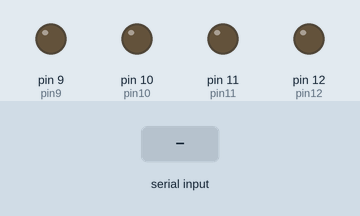
Simulated run of this sketch. Board: Arduino Uno, built with avr-gcc and run on an emulated ATmega328P. On the bench: output pins drawn as LEDs (lit = HIGH). Inputs (shaded band) come from the test bench. What the sketch prints to the serial monitor is not drawn.

Above: at 1.2 s.
1.3 s: "4" received over Serial
At 2.5 s:
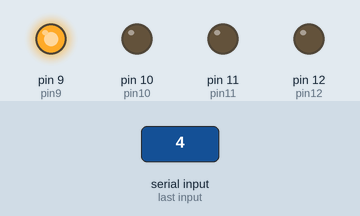
2.8 s: "3" received over Serial
At 3.9 s:
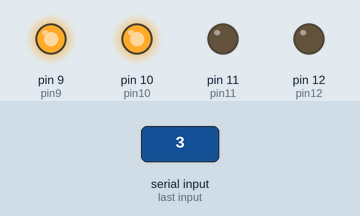
4.3 s: "2" received over Serial
At 5.0 s:
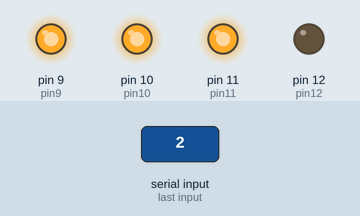
5.8 s: "1" received over Serial
At 6.2 s:
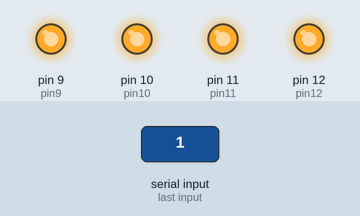
7.3 s: "4" received over Serial
At 8.5 s:
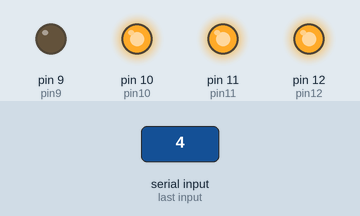
8.8 s: "3" received over Serial
At 9.7 s:
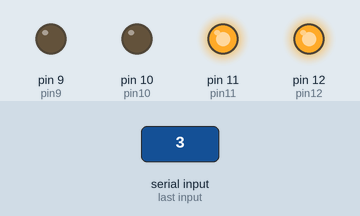
Timing chart, 0 to 11.3 s (numbered marks = the images above; inputs shaded):
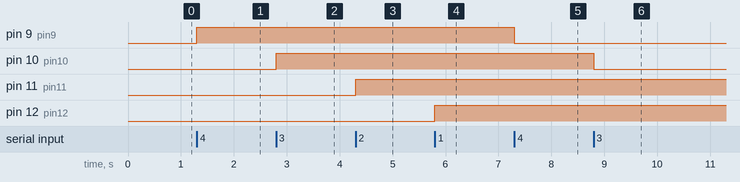

Measured:
- after the input at 1.3 s, pin 9 (pin9): LOW → HIGH at once
- after the input at 2.8 s, pin 10 (pin10): LOW → HIGH at once
- after the input at 4.3 s, pin 11 (pin11): LOW → HIGH at once
- after the input at 5.8 s, pin 12 (pin12): LOW → HIGH at once
- after the input at 7.3 s, pin 9 (pin9): HIGH → LOW at once
- after the input at 8.8 s, pin 10 (pin10): HIGH → LOW at once

The sketch:

BlueHome.ino
```cpp
char data = 0;
boolean  bln9;
boolean  bln10;
boolean  bln11;
boolean  bln12;
int pin9 = 9;
int pin10 = 10;
int pin11 = 11;
int pin12 = 12;
void setup() {

  Serial.begin(9600);
  pinMode (9, OUTPUT);
  pinMode (10, OUTPUT);
  pinMode (11, OUTPUT);
  pinMode (12, OUTPUT);


}

void loop() {

  if (Serial.available() > 0) {

    data = Serial.read();
    Serial.print(data);
    if (data == '4') {    //Main Light Upstairs

      bln9 = !bln9;
             digitalWrite(pin9, bln9);
    }
    else if (data == '3') {   //Light Upstairs
      bln10 = !bln10;
             digitalWrite(pin10, bln10);

    }
     else if (data == '2') {  //Light Downstairs
      bln11 = !bln11;
             digitalWrite(pin11, bln11);

    }
     else if (data == '1') {    //Fan Upstairs
      bln12 = !bln12;
             digitalWrite(pin12, bln12);

    }

  }

}
```
